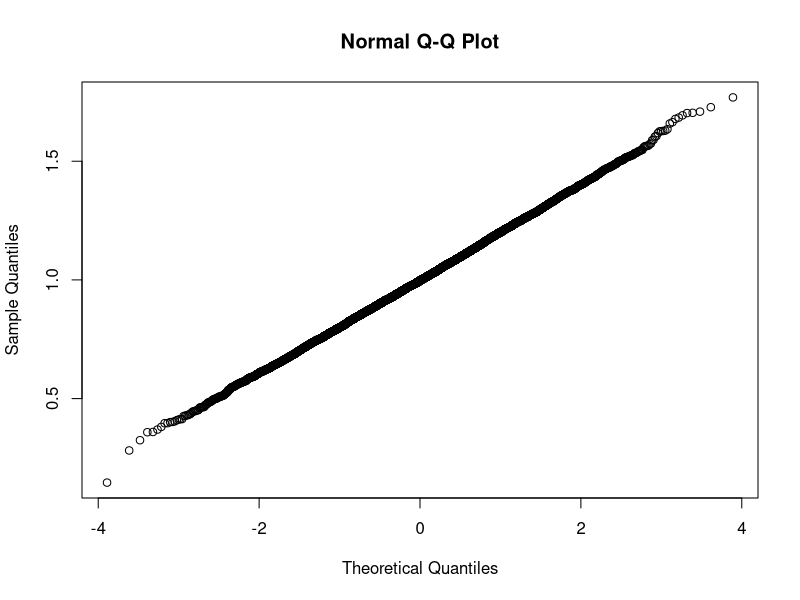
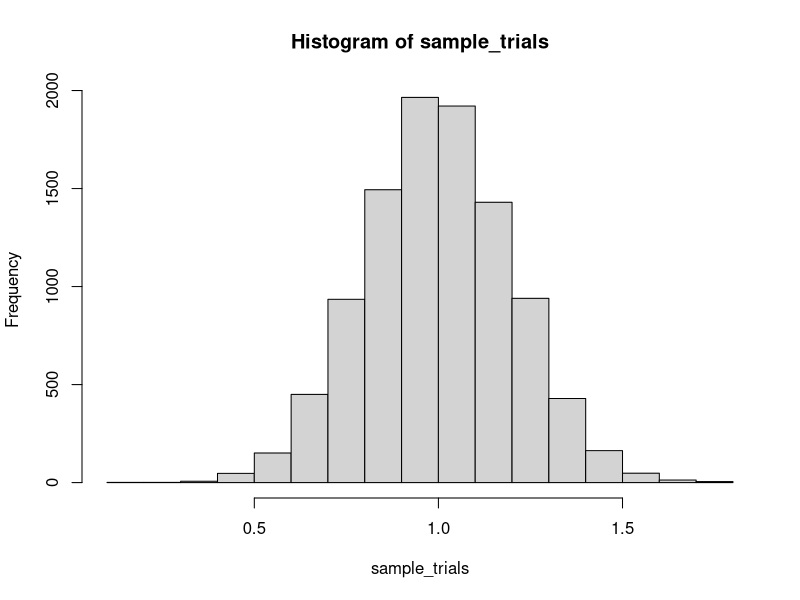
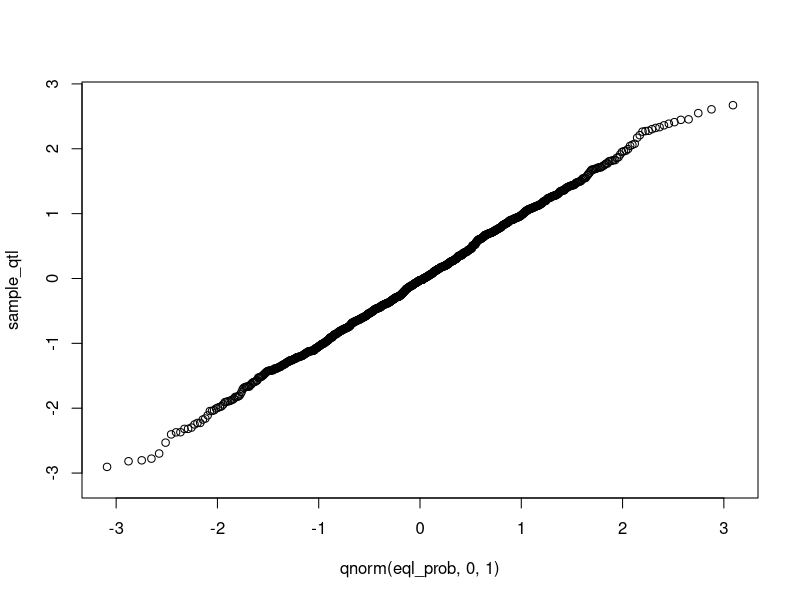
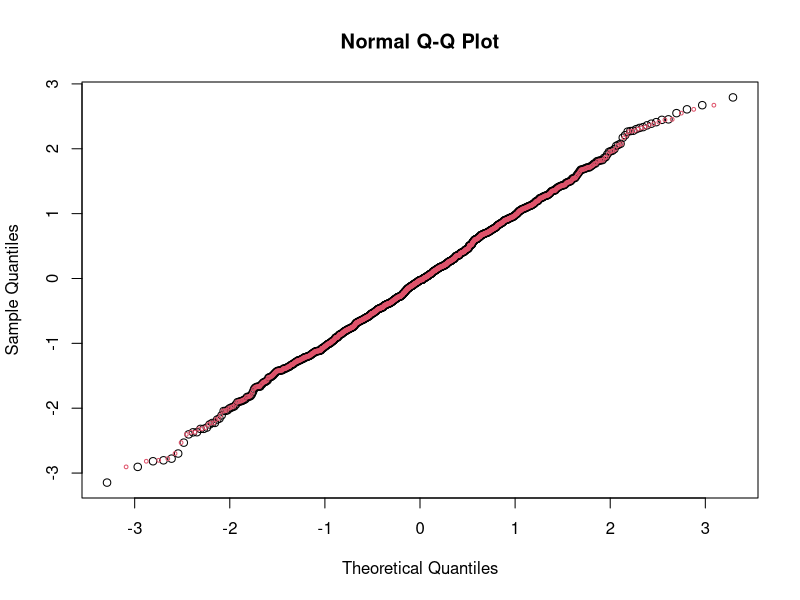
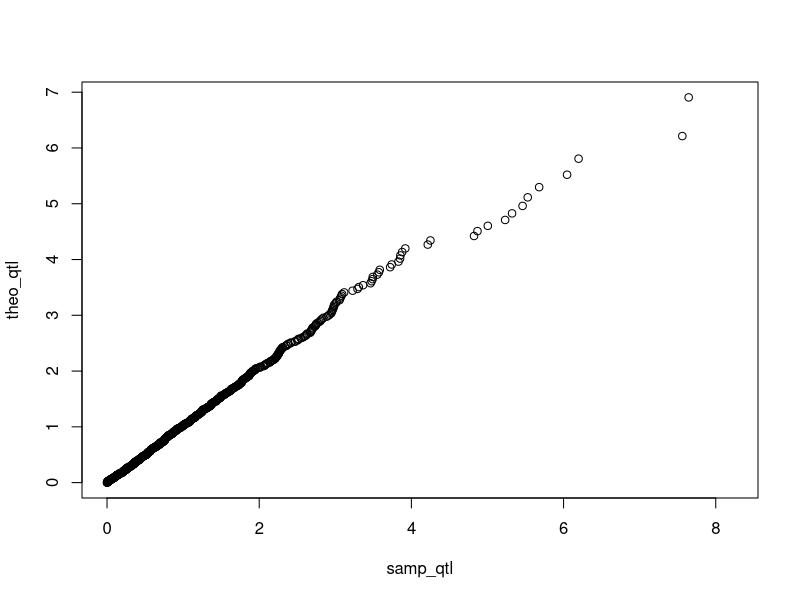
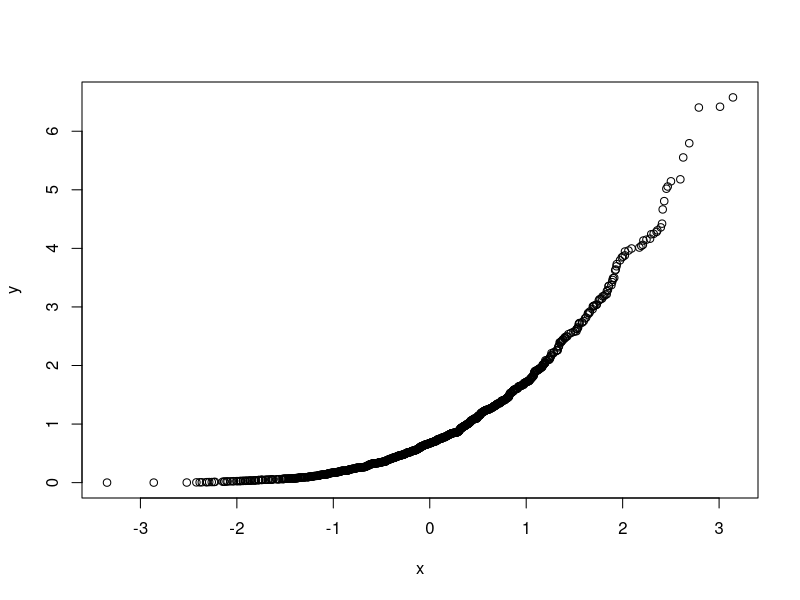

Source code (R) for these figures, in order:
# question a
trial <- 10000
size <- 100
sample_trials <- numeric(trial)

for(i in 1:trial) {
  sample <- rnorm(size, 1, 2)
  sample_trials[i] = mean(sample)
}
qqnorm(sample_trials)
hist(sample_trials)


# question b
x = rnorm(1000, 0, 1)
eql_prob <- seq(0, 1, length.out = 1000)
sample_qtl <- quantile(x, probs=eql_prob)
theoretic_qtl <- qnorm(eql_prob,0,1)
plot(x=qnorm(eql_prob,0,1), y=sample_qtl)

qqnorm(x)
points(x=theoretic_qtl, y=sample_qtl, col=2, cex=0.5)


# question c
x = rexp(1000, 1)
samp_qtl <- quantile(x, probs=eql_prob)
theo_qtl <- qexp(eql_prob, 1)
plot(samp_qtl, theo_qtl)


# question d
y <- rexp(1000, 1)
x <- rnorm(2000, 0, 1)
qqplot(x, y)


# question e
## if the 1-sample normal qqplot resembles the plot in d, the distribution of sample data in 
## this 1-sample case should be less denser than standard normal on two tails 





